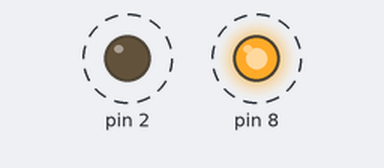
The sketch below on a simulated Arduino Uno, built with avr-gcc and run on an emulated ATmega328P. Parts: output pins drawn as LEDs (lit = HIGH). Dashed ring = blinking.

Above: at 0.2 s.
Timing chart, 0 to 3.0 s (numbered marks = the images above):
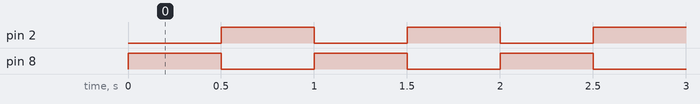

The sketch:

lesson01_02.ino
```cpp
/*
# Creator: Aryon Rabello
# GitHub: https://github.com/arriaoedu123
# Creation date: 23/02/2022
# Version: 1.0
*/

void setup() {
  pinMode (8, OUTPUT);
  pinMode (2, OUTPUT);
}

void loop() {
  // turn the led on when the other led is off //

  digitalWrite (8, HIGH);
  delay (500);
  digitalWrite (8, LOW);
  digitalWrite (2, HIGH);
  delay (500);
  digitalWrite (2, LOW);
}
```

Measured:
- by itself, pin 2, pin 8: alternates HIGH for 0.50 s and LOW for 0.50 s
- by itself, everything shown: repeats every 1.0 s, in 3 steps
